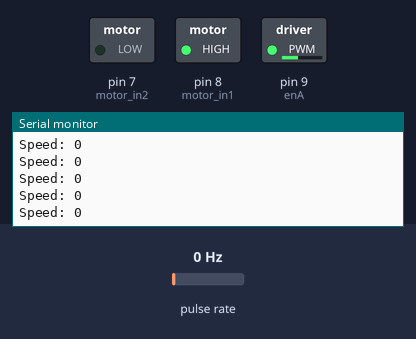
This sketch was run on a simulated Arduino Uno, built with avr-gcc and run on an emulated ATmega328P. On the bench: switched loads named in the sketch (green lamp = pin HIGH), the last lines printed to the serial monitor. Wiring (inferred from the names in the program): pulse sensor: data pin 2. The inputs (shaded band) are chosen by the test bench; at power-on: pulse rate 0 Hz.

Above: at 1.2 s.
1.3 s: pulse rate (sensor on pin 2) set to 50 Hz
At 2.3 s:
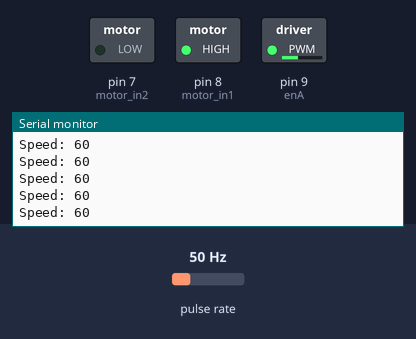
4.3 s: pulse rate (sensor on pin 2) set to 4 Hz
At 5.0 s:
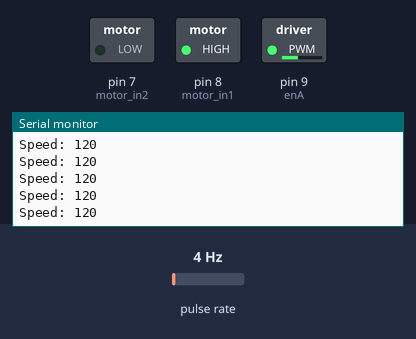
Timing chart, 0 to 7.3 s (numbered marks = the images above; inputs shaded):
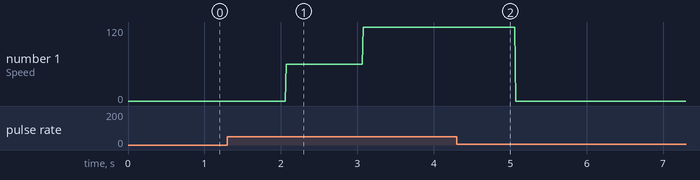

The sketch:

speed_sensor_A.ino.ino
```cpp
int enA = 9;
int motor_in1 = 8;
int motor_in2 = 7;

int encoder = 2;

volatile unsigned int counter;
int rpm;

void setup() {
  pinMode(motor_in1, OUTPUT);
  pinMode(motor_in2, OUTPUT);
  pinMode(enA, OUTPUT);

  digitalWrite(motor_in1, HIGH);
  digitalWrite(motor_in2, LOW);
  analogWrite(enA, 100);

  Serial.begin(9600); // Starts the serial communication

  // Setup for speed sensor
  attachInterrupt(digitalPinToInterrupt(encoder),countpulse,RISING);
  pinMode(encoder, INPUT);
  digitalWrite(encoder, HIGH);
}

void loop() {
  speed();
  Serial.print("Speed: ");
  Serial.println(rpm);
  delay(1);
}

void countpulse(){
        counter++;
}

// calculate speed in rpm
void speed(){
  static uint32_t previousMillis;
  if (millis() - previousMillis >= 1000) {
    rpm = (counter/20)*60;
    counter = 0;
    previousMillis += 1000;
  }
}
```

Measured:
- after the input at 1.3 s, the serial monitor: prints a new line after 0.77 s (image 1)
- plotted number 1: 0 → 120 after the input at 1.3 s
